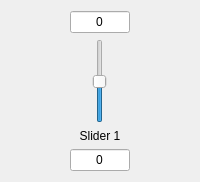
        <widget class="QWidget" name="wgt_sld_1" native="true">
         <property name="sizePolicy">
          <sizepolicy hsizetype="Minimum" vsizetype="Preferred">
           <horstretch>0</horstretch>
           <verstretch>0</verstretch>
          </sizepolicy>
         </property>
         <layout class="QGridLayout" name="gridLayout">
          <property name="sizeConstraint">
           <enum>QLayout::SetMinimumSize</enum>
          </property>
          <item row="0" column="0">
           <widget class="QLineEdit" name="lnEdit_gain_slider_1">
            <property name="sizePolicy">
             <sizepolicy hsizetype="Minimum" vsizetype="Fixed">
              <horstretch>0</horstretch>
              <verstretch>0</verstretch>
             </sizepolicy>
            </property>
            <property name="minimumSize">
             <size>
              <width>50</width>
              <height>0</height>
             </size>
            </property>
            <property name="maximumSize">
             <size>
              <width>60</width>
              <height>16777215</height>
             </size>
            </property>
            <property name="text">
             <string>0</string>
            </property>
            <property name="alignment">
             <set>Qt::AlignCenter</set>
            </property>
            <property name="readOnly">
             <bool>true</bool>
            </property>
           </widget>
          </item>
          <item row="1" column="0">
           <layout class="QVBoxLayout" name="verticalLayout">
            <item alignment="Qt::AlignHCenter">
             <widget class="QSlider" name="slider1">
              <property name="minimum">
               <number>-30</number>
              </property>
              <property name="maximum">
               <number>30</number>
              </property>
              <property name="singleStep">
               <number>1</number>
              </property>
              <property name="value">
               <number>0</number>
              </property>
              <property name="orientation">
               <enum>Qt::Vertical</enum>
              </property>
             </widget>
            </item>
            <item>
             <widget class="QLabel" name="label_slider1">
              <property name="sizePolicy">
               <sizepolicy hsizetype="Minimum" vsizetype="Preferred">
                <horstretch>0</horstretch>
                <verstretch>0</verstretch>
               </sizepolicy>
              </property>
              <property name="text">
               <string>Slider 1</string>
              </property>
              <property name="alignment">
               <set>Qt::AlignCenter</set>
              </property>
             </widget>
            </item>
           </layout>
          </item>
          <item row="2" column="0">
           <widget class="QLineEdit" name="lnEdit_freq_slider_1">
            <property name="sizePolicy">
             <sizepolicy hsizetype="Minimum" vsizetype="Fixed">
              <horstretch>0</horstretch>
              <verstretch>0</verstretch>
             </sizepolicy>
            </property>
            <property name="minimumSize">
             <size>
              <width>50</width>
              <height>0</height>
             </size>
            </property>
            <property name="maximumSize">
             <size>
              <width>60</width>
              <height>16777215</height>
             </size>
            </property>
            <property name="inputMask">
             <string/>
            </property>
            <property name="text">
             <string>0</string>
            </property>
            <property name="alignment">
             <set>Qt::AlignCenter</set>
            </property>
            <property name="readOnly">
             <bool>true</bool>
            </property>
           </widget>
          </item>
         </layout>
        </widget>
